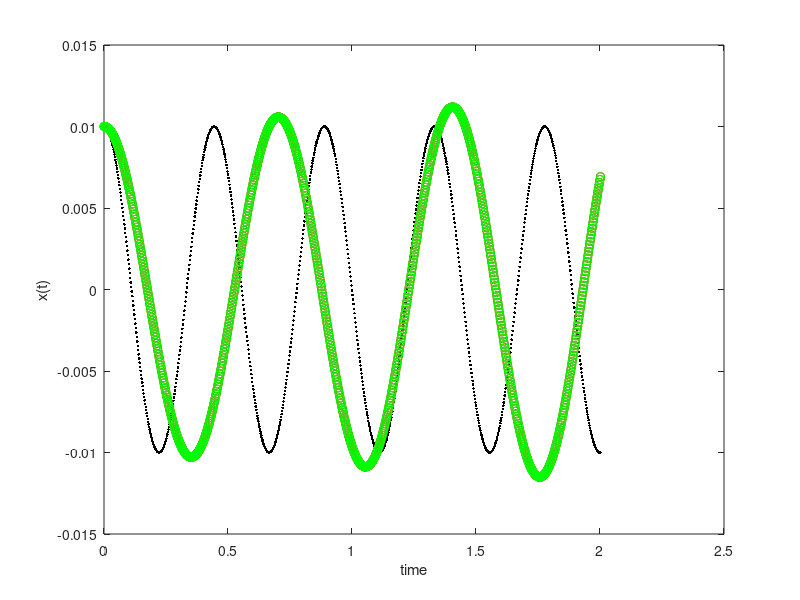
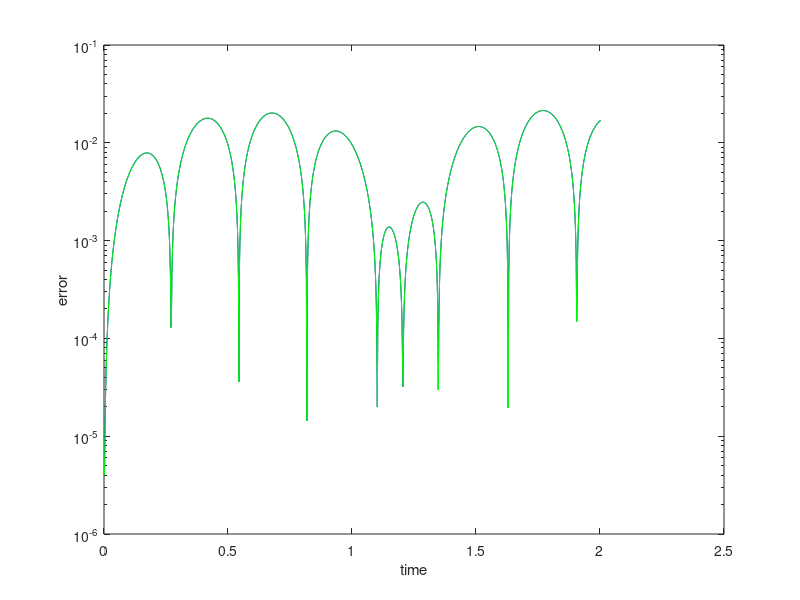

The MATLAB source for these figures, in order:
%Modified Euler method

ti = 0; %seconds
tf = 2; %seconds
x0 = 0.01; %meters
v0 = 0; %meters/second
k = 2.0; %Newtons/meter
m = 0.01; %kilograms

f = @(x) -(k/m)*x;
%g = @(v) v;

N = 1000;
h = (tf-ti)/N;
t = zeros(N+1,1);
x = zeros(N+1,1);
v = zeros(N+1,1);

x(1) = x0;
v(1) = v0;
t(1) = ti;

for i=1:N
    t(i+1) = ti + i*h;
    v(i+1) = v(i) + h*f(x(i));
    x(i+1) = x(i) + h*v(i);
end

for i=2:N+1
    t(i+1) = ti + i*h;
    v(i+1) = v(i) + (h/2)*(f(x(i)) + f(x(i) + h*f(x(i))));
    x(i+1) = x(i) + (h/2)*v(i);
end 

x_eulermod = x;

xf = @(t) x0*cos(sqrt(k/m)*t);

figure(1);
plot(t,xf(t), '.k');
hold on;
plot(t,x,'or');
plot(t,x_eulermod, 'og')
hold off;
xlabel('time');
ylabel('x(t)');

figure(2);
semilogy(t, abs(xf(t)-x),'b');
hold on;
semilogy(t, abs(xf(t)-x_eulermod),'g');
hold off;
xlabel('time');
ylabel('error');
